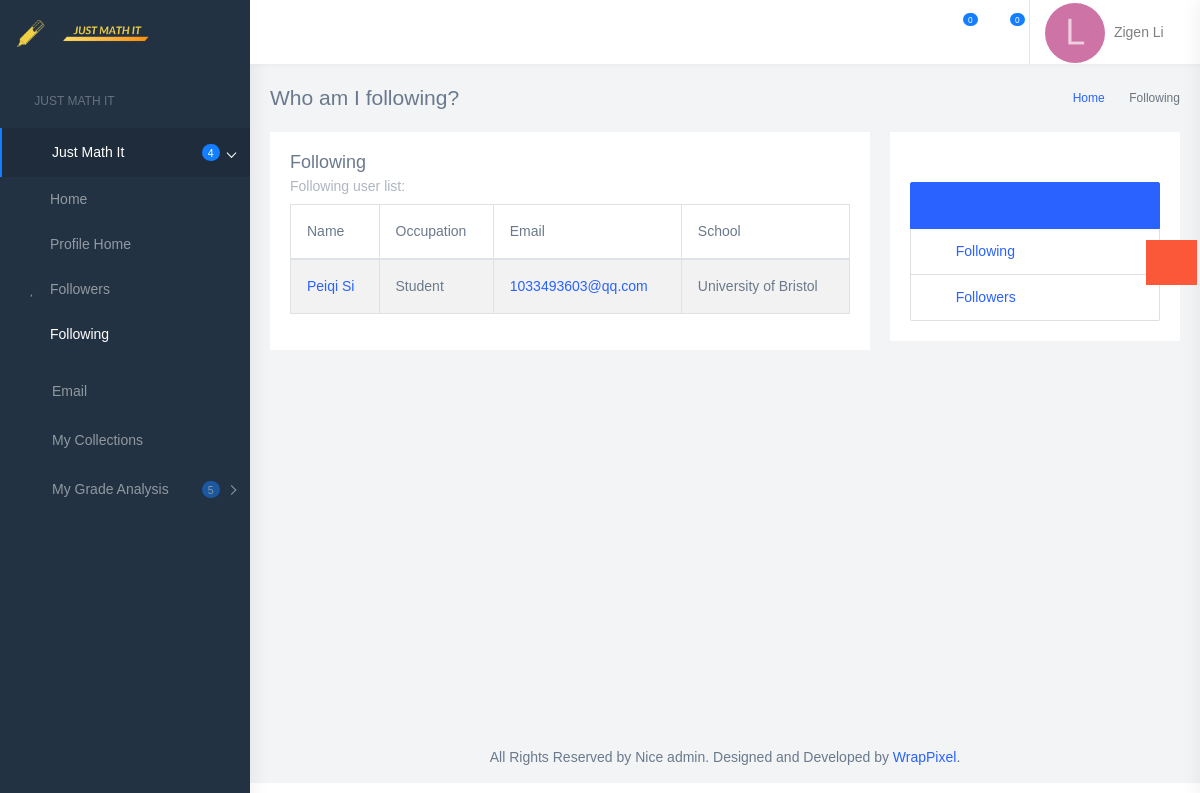
Page /following (signed in) on the committed database.
### models.py (models this page shows)
class Student(db.Model):
    id = db.Column(db.Integer, primary_key=True)
    teacher_id = db.Column(db.Integer, db.ForeignKey('teacher.id'))
    email = db.Column(db.String(128), index=True, unique=True)
    firstname = db.Column(db.String(128))
    lastname = db.Column(db.String(128))
    dob = db.Column(db.String(128))
    password = db.Column(db.String(128))
    gender = db.Column(db.String(128))
    phone = db.Column(db.String(128))
    address = db.Column(db.String(128))
    school = db.Column(db.String(128))
    personal_message = db.Column(db.String(128))
    profile_photo = db.Column(db.String(128))
    badge_name = db.Column(db.String(128))
    coins = db.Column(db.Integer(), default=20)
    time_capsule1 = db.Column(db.Integer(), default=2)
    time_capsule2 = db.Column(db.Integer(), default=2)

### myproject.py (the view, shortened to what this page needs)
@app.route('/following', methods=['GET', 'POST'])
def following():
    email = session.get('EMAIL')
    if email:
        student = Student.query.filter(Student.email == email).first()
        teacher = Teacher.query.filter(Teacher.email == email).first()
        if student:
            unanswered_list, _, _ = email_list(student.id, 1)
            notifications = notification_list(student.id, 1)
            image = open('static/images/icon/' + student.profile_photo + ".png", 'rb')
            img_stream = image.read()
            img_stream = base64.b64encode(img_stream).decode('ascii')
            if student.badge_name:
                color = student.badge_name.split('_')[1]
                badge = base64.b64encode(
                    open('static/images/badge/' + student.badge_name + ".png", 'rb').read()).decode(
                    'ascii')
            else:
                color = None
                badge = None
            user_info = {
                'email': email,
                'first_name': student.firstname,
                'last_name': student.lastname,
                'profile_pic': img_stream,
                'phone': student.phone,
                'school': student.school,
                'address': student.address,
                'age': datetime.now().date().year - int(student.dob.split("-")[0]),
                'gender': student.gender,
                'password': student.password,
                'color': color,
                'badge_name': badge,
                'occupation': 'Student'
            }
            following_list = []
            following_in_db = Follow.query.filter(Follow.follower_id == student.id, Follow.follower_type == 1).all()
            for following in following_in_db:
                if following.user_type == 1:
                    following_list.append({
                        'user_type': 'Student',
                        'user': Student.query.filter(Student.id == following.user_id).first()
                    })
                else:
                    following_list.append({
                        'user_type': 'Teacher',
                        'user': Teacher.query.filter(Teacher.id == following.user_id).first()
                    })
    else:
        flash("Please sign in first")
        return redirect(url_for('signin'))
    return render_template('following.html', user=user_info, skill_list=None,
                           topic_master=None, score_list=None, unit_score=None, following_list=following_list,
                           unanswered_list=unanswered_list, notifications=notifications)

### myproject.py (called while the page is built, shortened)
@app.after_request
def add_header(r):
    r.headers["Cache-Control"] = "no-cache, no-store, must-revalidate"
    r.headers["Pragma"] = "no-cache"
    r.headers["Expires"] = "0"
    r.headers['Cache-Control'] = 'public, max-age=0'
    return r

def notification_list(me_id, me_type):
    notifications = []
    follow_list = Follow.query.filter(Follow.follower_id == me_id, Follow.follower_type == me_type).all()
    for following in follow_list:
        if following.user_type == 1:
            following_user = Student.query.filter(Student.id == following.user_id).first()
            filter_after = datetime.today() - timedelta(days=5)
            score_list = Score.query.filter(Score.student_id == following_user.id,
                                            Score.date > filter_after).order_by(Score.date).all()
    return notifications

### templates/following.html (shortened to what this page needs)
{% extends "profile_base.html" %}
{% block mainContent %}
        <div class="page-wrapper">
            <div class="page-breadcrumb">
                <div class="row">
                    <div class="col-5 align-self-center">
                        <h4 class="page-title">Who am I following?</h4>
                    </div>
                    <div class="col-7 align-self-center">
                        <div class="d-flex align-items-center justify-content-end">
                            <nav aria-label="breadcrumb">
                                <ol class="breadcrumb">
                                    <li class="breadcrumb-item">
                                        <a href="#">Home</a>
                                    </li>
                                    <li class="breadcrumb-item active" aria-current="page">Following</li>
                                </ol>
                            </nav>
                        </div>
                    </div>
                </div>
            </div>
            <div class="container-fluid">
                <div class="row">
                    <div class="col-lg-8 col-xl-9 col-md-9">
                        <div class="card">
                            <div class="card-body">
                                <h4 class="card-title">Following</h4>
                                <h6 class="card-subtitle"><a>Following user list: </a></h6>
                                <div class="table-responsive">
                                    <table id="file_export" class="table table-striped table-bordered display">
                                        <thead>
                                            <tr>
                                                <th>Name</th>
                                                <th>Occupation</th>
                                                <th>Email</th>
                                                <th>School</th>
                                            </tr>
                                        </thead>
                                        <tbody>
                                        {% for following in following_list %}
                                            <tr>
                                                <td><a href="{{ url_for('user_profile', user_email=following['user'].email) }}">{{ following['user'].firstname}} {{ following['user'].lastname}}</a></td>
                                                <td>{{ following.user_type }}</td>
                                                <td><a href="mailto:{{ following['user'].email }}">{{ following['user'].email }}</a></td>
                                                <td>{{ following['user'].school }}</td>
                                            </tr>
                                        {% endfor %}
                                    </table>
                                </div>
                            </div>
                        </div>
                    </div>
                    <div class="col-lg-4 col-xl-3 col-md-3">
                        <div class="card">
                            <div class="card-body">
                                <div class="list-group m-t-30">
                                    <a href="javascript:void(0)" class="list-group-item active"><i class="ti-layers m-r-10" disabled=""></i></a>
                                    <a href="{{ url_for('following') }}" class="list-group-item"><i class="ti-star m-r-10"></i> Following </a>
                                    <a href="{{ url_for('follower') }}" class="list-group-item"><i class="ti-bookmark m-r-10"></i> Followers </a>
                                </div>
                            </div>
                        </div>
                    </div>
                </div>
            </div>
            <footer class="footer text-center">
                All Rights Reserved by Nice admin. Designed and Developed by
                <a href="https://wrappixel.com">WrapPixel</a>.
            </footer>
        </div>
    </div>
{% endblock %}

### templates/profile_base.html (shortened to what this page needs)
<!DOCTYPE html>
<html dir="ltr" lang="en">
<head>
    <link href="{{ url_for('static',filename='profile/css/style.min.css') }}" rel="stylesheet">
    <link href="{{ url_for('static',filename='profile/css/dataTables.bootstrap4.css') }}" rel="stylesheet">
</head>
<body>
    <div id="main-wrapper">
        <header class="topbar">
            <nav class="navbar top-navbar navbar-expand-md navbar-dark">
                <div class="navbar-header">
                    <div class="navbar-brand">
                        <a href="{{ url_for('index') }}" class="logo">
                            <b class="logo-icon">
                                <img src="{{ url_for('static',filename='images/logo-without-bg.png') }}" alt="homepage" class="light-logo" width="20%"/>
                            </b>
                            <span class="logo-text">
                                <img src="{{ url_for('static',filename='images/logo-text.png') }}" class="light-logo" alt="homepage" width="40%"/>
                            </span>
                        </a>
                        <a class="sidebartoggler d-none d-md-block" href="javascript:void(0)" data-sidebartype="mini-sidebar">
                            <i class="mdi mdi-toggle-switch mdi-toggle-switch-off font-20"></i>
                        </a>
                    </div>
                </div>
                <div class="navbar-collapse collapse" id="navbarSupportedContent">
                    <ul class="navbar-nav float-right">
                        <li class="nav-item dropdown">
                            <a class="nav-link dropdown-toggle waves-effect waves-dark" href="" id="2" data-toggle="dropdown" aria-haspopup="true" aria-expanded="false">
                                <i class="font-22 mdi mdi-email-outline"></i>
                                <span class="badge badge-pill badge-info noti">{{ unanswered_list|length }}</span>
                            </a>
                        </li>
                        <li class="nav-item dropdown border-right">
                            <a class="nav-link dropdown-toggle waves-effect waves-dark" href="" data-toggle="dropdown" aria-haspopup="true" aria-expanded="false">
                                <i class="mdi mdi-bell-outline font-22"></i>
                                <span class="badge badge-pill badge-info noti">{{ notifications|length }}</span>
                            </a>
                        </li>
                        <li class="nav-item dropdown">
                            <a class="nav-link dropdown-toggle waves-effect waves-dark pro-pic" href="" data-toggle="dropdown" aria-haspopup="true" aria-expanded="false">
                                {% if user.badge_name %}
                                <div class="item">
                                    <img class="left-notify-badge" width="35px"/>
                                    <img alt="user" class="rounded-circle" width="60" height="60">
                                </div>
                                {% else %}
                                <img alt="user" class="rounded-circle" width="60" height="60">
                                {% endif %}
                                <span class="m-l-5 font-medium d-none d-sm-inline-block">{{ user.first_name }} {{ user.last_name }}<i class="mdi mdi-chevron-down"></i></span>
                            </a>
                        </li>
                    </ul>
                </div>
            </nav>
        </header>
        <aside class="left-sidebar">
            <div class="scroll-sidebar">
                <nav class="sidebar-nav">
                    <ul id="sidebarnav">
                        <li class="nav-small-cap">
                            <i class="mdi mdi-dots-horizontal"></i>
                            <span class="hide-menu">Just Math It</span>
                        </li>
                        <li class="sidebar-item">
                            <a class="sidebar-link has-arrow waves-effect waves-dark" href="javascript:void(0)" aria-expanded="false">
                                <i class="mdi mdi-information-outline"></i>
                                <span class="hide-menu">Just Math It</span>
                                <span class="badge badge-pill badge-info ml-auto m-r-15">4</span>
                            </a>
                            <ul aria-expanded="false" class="collapse  first-level">
                                <li class="sidebar-item">
                                    <a href="{{ url_for("index") }}" class="sidebar-link">
                                        <i class="mdi mdi-home"></i>
                                        <span class="hide-menu"> Home </span>
                                    </a>
                                </li>
                                <li class="sidebar-item">
                                    <a href="{{ url_for("profile") }}" class="sidebar-link">
                                        <i class="mdi mdi-home-map-marker"></i>
                                        <span class="hide-menu"> Profile Home </span>
                                    </a>
                                </li>
                                <li class="sidebar-item">
                                    <a href="{{ url_for("follower") }}" class="sidebar-link">
                                        <i class="mdi mdi-account"></i>
                                        <span class="hide-menu"> Followers </span>
                                    </a>
                                </li>
                                <li class="sidebar-item">
                                    <a href="{{ url_for("following") }}" class="sidebar-link">
                                        <i class="mdi mdi-account-edit"></i>
                                        <span class="hide-menu"> Following </span>
                                    </a>
                                </li>
                            </ul>
                        </li>
                        <li class="sidebar-item">
                            <a class="sidebar-link waves-effect waves-dark" href="{{ url_for('compose_email') }}" aria-expanded="false">
                                <i class="mdi mdi-email-open-outline"></i>
                                <span class="hide-menu">Email</span>
                            </a>
                        </li>
                        <li class="sidebar-item">
                            <a class="sidebar-link waves-effect waves-dark" href="{{ url_for('profile_collections') }}" aria-expanded="false">
                                <i class="mdi mdi-account-star-variant"></i>
                                <span class="hide-menu">My Collections</span>
                            </a>
                        </li>
                        <li class="sidebar-item">
                            {% if user.occupation == 'Student' %}
                            <a class="sidebar-link has-arrow waves-effect waves-dark" href="javascript:void(0)" aria-expanded="false">
                                <i class="mdi mdi-information-outline"></i>
                                <span class="hide-menu">My Grade Analysis</span>
                                <span class="badge badge-pill badge-info ml-auto m-r-15">5</span>
                            </a>
                            {% endif %}
                        </li>
                    </ul>
                </nav>
            </div>
        </aside>
    {% block mainContent %}{% endblock %}
     <aside class="customizer">
        <a href="javascript:void(0)" class="service-panel-toggle"><i class="fa fa-spin fa-cog"></i></a>
        </aside>
</body>
</html>

### rows in the picture
Student: first_name "Zigen", last_name "Li"
Student: user.firstname "Peiqi", user.lastname "Si", user.email "1033493603@qq.com", user.school "University of Bristol"

### other values in the picture
{{ unanswered_list|length }} "0"
{{ notifications|length }} "0"
{{ following.user_type }} "Student"
